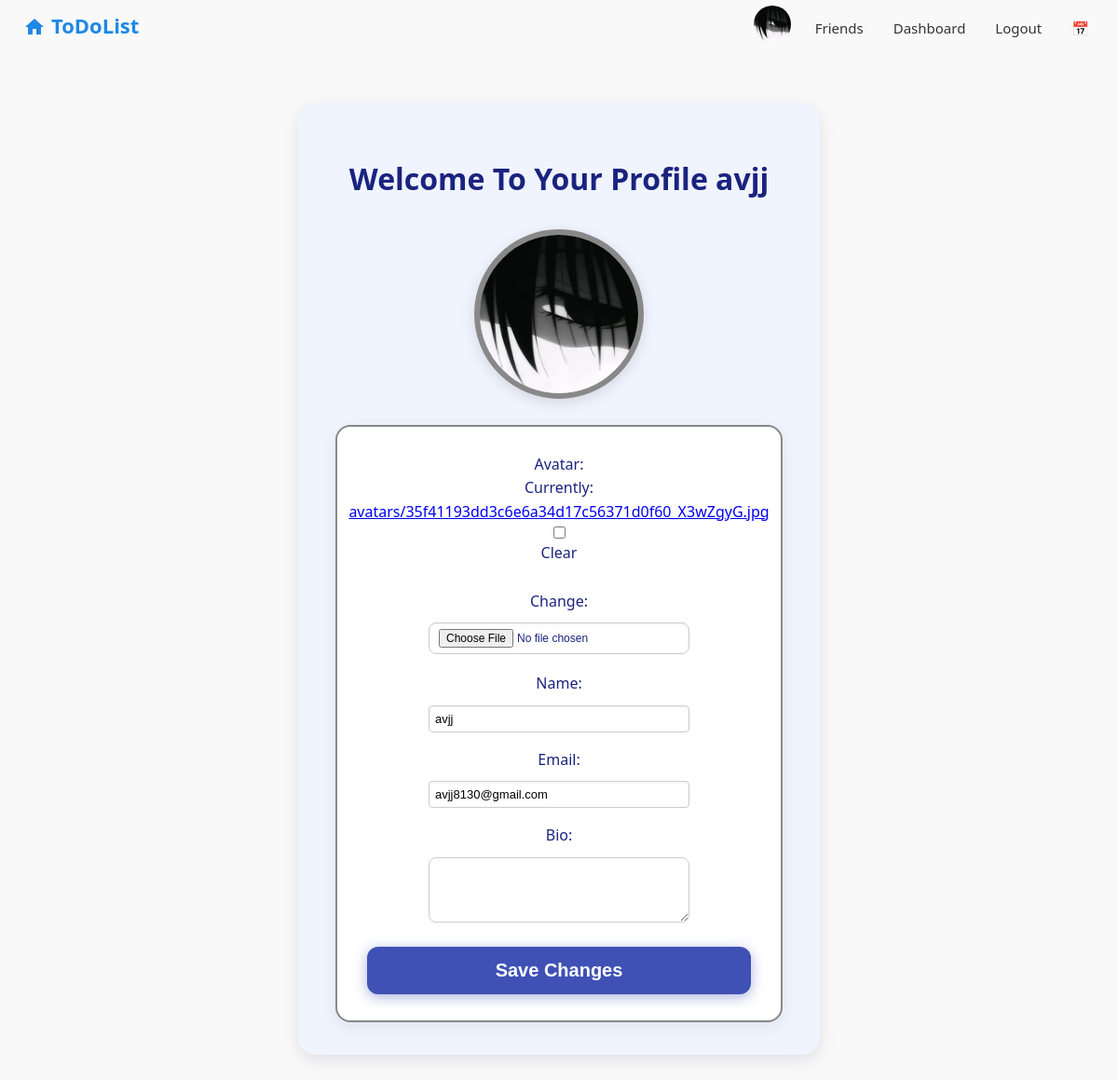
Before: /profile/ (signed in) with the older database file.
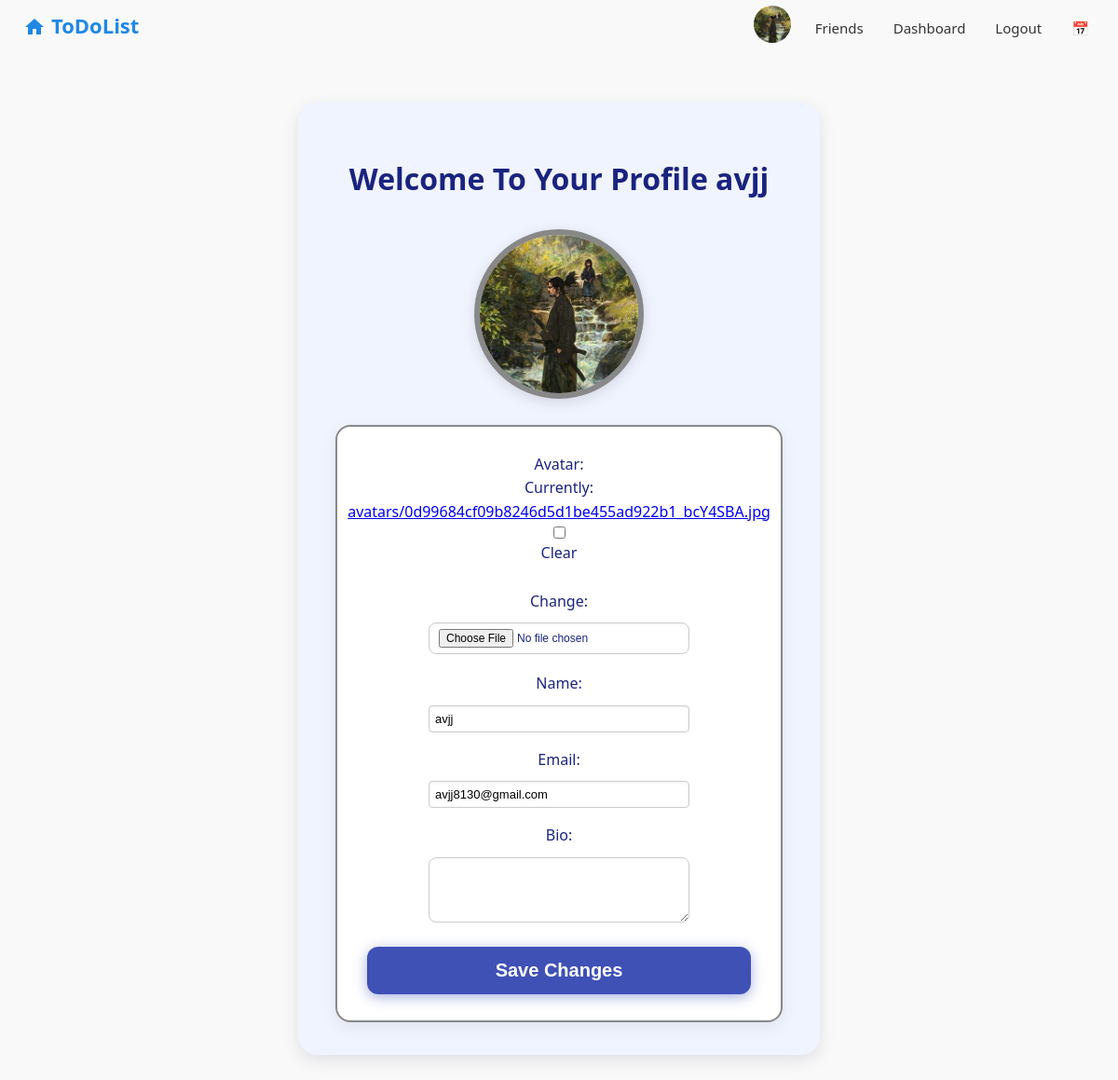
After: the same page with the newer database file.
### base/models.py (models this page shows, shortened)
class User(AbstractBaseUser, PermissionsMixin):
    email = models.EmailField(unique=True)
    name = models.CharField(max_length=255, unique=False)
    avatar = models.ImageField(upload_to='avatars/', blank=True, null=True)
    bio = models.TextField(blank=True, null=True)
    is_active = models.BooleanField(default=True)
    is_staff = models.BooleanField(default=False)
    date_joined = models.DateTimeField(default=timezone.now)
    friends = models.ManyToManyField("self", blank=True, symmetrical=True)
    USERNAME_FIELD = 'email'
    REQUIRED_FIELDS = ['name']
    objects = CustomUserManager()

### base/views.py (the view)
# urls.py: path('profile/', views.profile_view, name='profile'),
@login_required
def profile_view(request):
    user = request.user
    if request.method == 'POST':
        form = ChengeForm(request.POST, request.FILES, instance=request.user)
        if form.is_valid():
            form.save()
            return redirect('home')
    else:
        form = ChengeForm(instance=request.user)
    return render(request, 'base/profile.html', {'form': form})

### base/forms.py
class ChengeForm(forms.ModelForm):
    class Meta:
        model = User
        fields = ('avatar', 'name', 'email', 'bio')
        widgets = {
            'name': forms.TextInput(attrs={'autofocus': 'autofocus'}),
        }

### base/templates/base/profile.html (shortened to what this page needs)
{% extends 'base/main.html' %}
{% load static %}
{% block extra_css %}
<link rel="stylesheet" href="{% static 'css/style.css' %}?{% now 'U' %}">
{% endblock %}
{% block content %}
<div class="profile-container">
  <h1>Welcome To Your Profile {{ user.name }}</h1>
  <div class="navbar-avatar">
    {% if user.avatar %}
      <img src="{{ user.avatar.url }}" alt="Avatar" class="profile-avatar">
    {% else %}
      <div class="avatar-placeholder">
        {{ user.name|slice:":1"|upper }}
      </div>
    {% endif %}
  </div>
  <form method="POST" enctype="multipart/form-data" class="profile-form">
    <div class="form-group">
      {{ form.avatar.label_tag }}
      {{ form.avatar }}
    </div>
    <div class="form-group">
      {{ form.name.label_tag }}
      {{ form.name }}
    </div>
    <div class="form-group">
      {{ form.email.label_tag }}
      {{ form.email }}
    </div>
    <div class="form-group">
      {{ form.bio.label_tag }}
      {{ form.bio }}
    </div>
    <button type="submit" class="profile-submit-btn">Save Changes</button>
  </form>
</div>
{% endblock %}

### base/templates/base/main.html (shortened to what this page needs)
<!DOCTYPE html>
<html lang="fa">
<head>
    {% load static %}
    <link rel="stylesheet" href="{% static 'css/style.css' %}?{% now 'U' %}">
    {% block extra_css %}{% endblock %}
</head>
<body>
    {% include 'base/navbar.html' %}
    {% block content %}{% endblock content %}
</body>
</html>

### base/templates/base/navbar.html (shortened to what this page needs)
{% load static %}
<!DOCTYPE html>
<html lang="en">
<head>
  <link rel="stylesheet" href="{% static 'css/style.css' %}" />
</head>
<body>
  <header class="navbar-container">
    <a href="/" class="navbar-logo" title="Home">
      <svg class="home-icon1" xmlns="http://www.w3.org/2000/svg" width="24" height="24" fill="#1e88e5" viewBox="0 0 24 24" aria-hidden="true">
        <path d="M10 20v-6h4v6h5v-8h3L12 3 2 12h3v8z"/>
      </svg>
      <span class="logo-text">ToDoList</span>
    </a>
    <div class="navbar-links-container">
      {% if user.is_authenticated %}
        <a href="{% url 'profile' %}" class="navbar-avatar-topright">
          {% if user.avatar %}
              <img src="{{ user.avatar.url }}" alt="Avatar" class="navbar-avatar-img" />
          {% else %}
            <div class="navbar-avatar-placeholder">{{ user.name|slice:":1"|upper }}</div>
          {% endif %}
        </a>
        <a href="#" id="openFriendsModal" class="navbar-link">Friends</a>
        <a href="{% url 'dashbord' %}" class="navbar-link">Dashboard</a>
        <a href="#" id="openLogoutModal" class="navbar-link">Logout</a>
      {% else %}
        <a href="{% url 'login' %}" class="navbar-link">Login</a>
      {% endif %}
      <a href="{% url 'calendar' %}" class="navbar-link">📅</a>
    </div>
  </header>
</body>
</html>

### base/static/css/style.css (style rules this page uses)
.profile-form .form-group input[type="text"], .profile-form .form-group input[type="email"], .profile-form .form-group input[type="file"], .profile-form .form-group input[type="password"], .profile-form .form-group select, .profile-form .form-group textarea { width: 100% !important; max-width: 400px !important; padding: 6px 10px !important; font-size: 14px !important; border: 1px solid #ccc !important; border-radius: 8px !important; box-sizing: border-box !important; margin: 10px auto !important; display: block !important; }
.profile-container { max-width: 480px !important; margin: 50px auto; padding: 35px 40px; background: #f0f4ff; border-radius: 20px; box-shadow: 0 6px 18px rgba(0, 0, 60, 0.1); font-family: 'Segoe UI', Tahoma, Geneva, Verdana, sans-serif; color: #1a237e; transition: box-shadow 0.3s ease; }
.profile-container h1 { text-align: center; margin-bottom: 28px; font-weight: 700; font-size: 2rem; color: #1a237e; }
.profile-avatar { display: block; width: 170px; height: 170px; margin: 0 auto 28px auto; border-radius: 50%; object-fit: cover; border: 6px solid #888888; background-color: #d3d3d3; box-shadow: 0 4px 15px rgba(0, 0, 0, 0.12); transition: transform 0.3s ease, box-shadow 0.3s ease; cursor: default; }
.profile-form { background: white; padding: 28px 32px; border-radius: 16px; border: 2px solid #888888; box-shadow: 0 5px 18px rgba(0, 0, 0, 0.07); transition: box-shadow 0.3s ease; }
.profile-form input[type="text"], .profile-form input[type="email"], .profile-form input[type="password"], .profile-form input[type="file"] { width: 100%; padding: 10px 14px; border: 1.7px solid #bbb; border-radius: 10px; font-size: 1rem; box-shadow: inset 0 1px 4px rgba(0,0,0,0.06); transition: border-color 0.3s ease, box-shadow 0.3s ease; }
.profile-form button { display: block; width: 100%; padding: 14px 0; background-color: #3f51b5; color: white; border: none; border-radius: 12px; font-size: 1.25rem; font-weight: 700; cursor: pointer; transition: background-color 0.3s ease, box-shadow 0.3s ease; margin-top: 22px; box-shadow: 0 3px 14px rgba(63,81,181,0.45); }
body { font-family: 'Segoe UI', Tahoma, Geneva, Verdana, sans-serif; font-size: 16px; color: #333; line-height: 1.6; background-color: #f9f9f9; margin: 0; padding: 0 15px; }
header { background-color: #2a72e5; padding: 12px 20px; box-shadow: 0 2px 8px rgba(0,0,0,0.1); position: sticky; top: 0; z-index: 100; }
h1 { color: #2a72e5; margin-bottom: 15px; }
.form-group { margin-bottom: 15px; }
.auth-input, #id_name, #id_email, #id_password1, #id_password2 { font-size: 13px !important; padding: 4px 6px !important; height: 29px !important; margin-bottom: 2px !important; border-radius: 4px !important; width: 90% !important; max-width: 280px !important; }
#id_bio, textarea[name="bio"] { min-height: 70px !important; max-height: 60px !important; resize: vertical !important; font-size: 13px !important; padding: 4px 6px !important; line-height: 1.2 !important; width: 90% !important; max-width: 280px !important; margin-bottom: 4px !important; }
#id_avatar { font-size: 12px !important; margin-bottom: 4px !important; width: 90% !important; max-width: 280px !important; }
.form-group { display: flex; flex-direction: column; align-items: center; }

Changed rows visible on the page:
changed User "avjj": avatar: a different picture
Other visible differences:
text no longer shown: "Currently: avatars/35f41193dd3c6e6a34d17c56371d0f60_X3wZgyG.jpg Clear Change:"
text now shown: "Currently: avatars/0d99684cf09b8246d5d1be455ad922b1_bcY4SBA.jpg Clear Change:"
